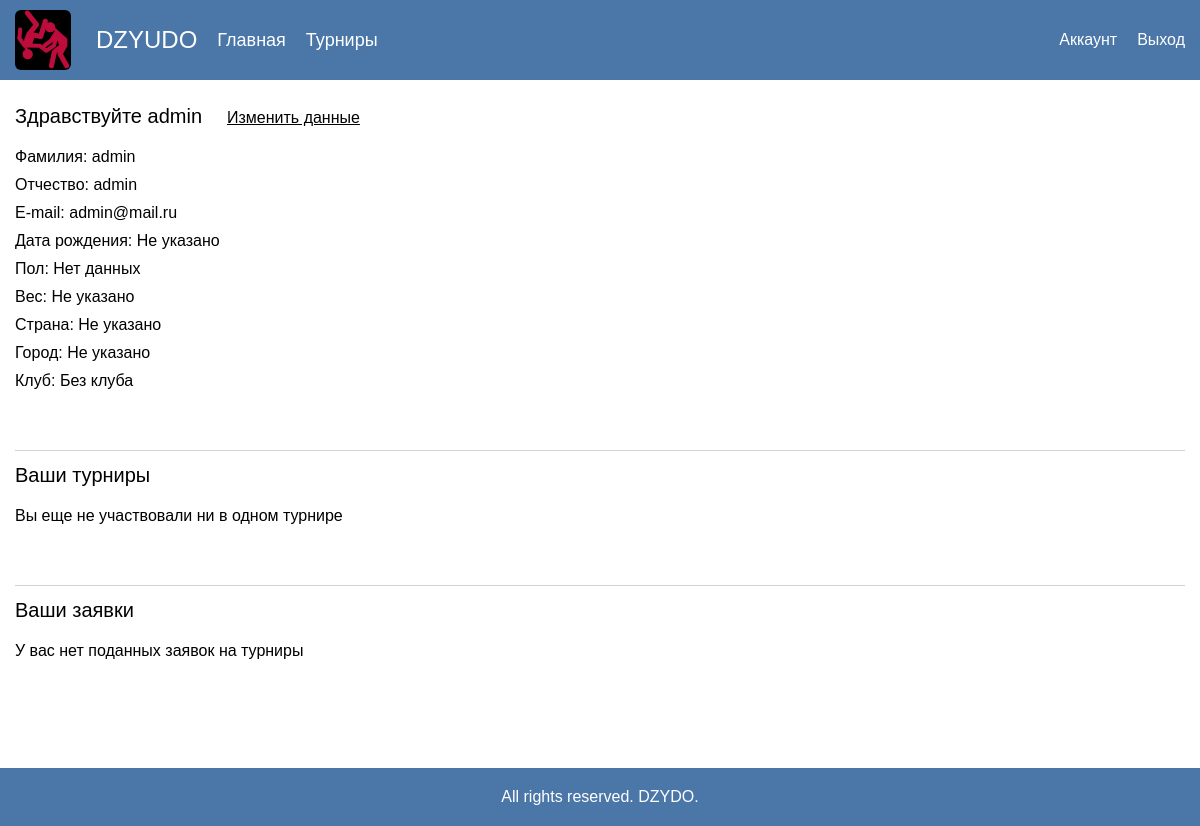
Page /cabinet (signed in) on the committed database.
### tables this page shows
CREATE TABLE `user` (
  `id` int(11) NOT NULL,
  `name` varchar(255) NOT NULL,
  `surname` varchar(255) DEFAULT NULL,
  `patronymic` varchar(255) DEFAULT NULL,
  `country` varchar(255) DEFAULT NULL,
  `city` varchar(255) DEFAULT NULL,
  `email` varchar(255) NOT NULL,
  `data_of_birth` date DEFAULT NULL,
  `sex_id` int(11) NOT NULL,
  `weight` int(11) DEFAULT NULL,
  `club_id` int(11) NOT NULL,
  `role` varchar(255) NOT NULL DEFAULT 'user',
  `password` varchar(255) NOT NULL
);

CREATE TABLE `sex` (
  `id` int(11) NOT NULL,
  `name` varchar(255) DEFAULT NULL
);

CREATE TABLE `club` (
  `id` int(11) NOT NULL,
  `name` varchar(255) NOT NULL
);

### config/routes.php (called while the page is built)
<?php
return array(
    'tournaments/([0-9]+)/matches/([0-9]+)' => 'tournaments/matchView/$1/$2',
    'tournaments/([0-9]+)' => 'tournaments/view/$1',
    'tournaments' => 'tournaments/index',
    'admin/request/delete/([0-9]+)' => 'admin/requestDelete/$1',
    'admin/tournaments/([0-9]+)/matches/edit/([0-9]+)' => 'admin/matchEdit/$1/$2',
    'admin/tournaments/toss/([0-9]+)' => 'admin/toss/$1',
    'admin/tournaments/invite/([0-9]+)/user/([0-9]+)' => 'admin/inviteTry/$1/$2',
    'admin/tournaments/invite/([0-9]+)' => 'admin/invite/$1',
    'admin/tournaments/delete/([0-9]+)' => 'admin/tournamentsDelete/$1',
    'admin/tournaments/edit/([0-9]+)' => 'admin/tournamentsEdit/$1',
    'admin/tournaments/([0-9]+)' => 'admin/tournamentsView/$1',
    'admin/tournaments/add' => 'admin/tournamentsAdd',
    'admin/tournaments' => 'admin/tournaments',
    'admin/users/edit/([0-9]+)' => 'admin/usersEdit/$1',
    'admin/users/([0-9]+)' => 'admin/usersView/$1',
    'admin/users/add' => 'admin/usersAdd',
    'admin/users' => 'admin/users',
    'admin' => 'admin/index',
    'cabinet/edit' => 'cabinet/edit',
    'cabinet' => 'cabinet/index',
    'user/logout' => 'user/logout',
    'user/register' => 'user/register',
    'user/login' => 'user/login',
    '' => 'main/index',
);

### controllers/CabinetController.php (called while the page is built, shortened)
<?php
include_once ROOT.'/models/USER.php';
include_once ROOT . '/models/Tournament.php';
include_once ROOT . '/models/Request.php';
class CabinetController
{
    public function actionIndex(){
        $id = USER::isLogged();
        $userView = USER::getUserView($id);
        $tournaments = Tournament::getTournamentsByIdUser($id);
        $request = Request::getRequestsByIdUser($id);
        include_once("views/cabinet.php");
        return true;
    }
}

### index.php (called while the page is built, shortened)
<?php
require_once (ROOT.'/components/Router.php');
require_once (ROOT.'/components/DB.php');
$router = new Router();
$router -> run();

### models/USER.php (called while the page is built, shortened)
<?php
class USER
{
    public static function isGuest()
    {
        if (!isset($_SESSION['logged_user'])) {
            return true;
        } else {
            return false;
        }
    }
    public static function getUserView($id)
    {
        if ($id) {
            $db = new DB();
            $sql = "SELECT user.name,user.password, user.surname,user.patronymic,user.country,user.city,user.email,user.data_of_birth,sex.name as 'sex_name',user.weight,club.name as 'club_name' FROM user INNER JOIN club INNER JOIN sex ON user.club_id = club.id AND user.sex_id = sex.id WHERE user.id = :id";
            $user = $db->queryObj($sql, [':id' => $id]);
            $vars = get_object_vars($user);
            foreach ($vars as $key => $value) {
                if ($user->$key == NULL) {
                    $user->$key = "Не указано";
                }
            }
            return $user;
        }
    }
}

### components/DB.php (called while the page is built, shortened)
<?php
class DB extends PDO
{
    public  function queryObj($sql, $params)
    {
        $stmt = $this->prepare($sql);
        $stmt->execute($params);
        return $some = $stmt->fetch(PDO::FETCH_OBJ);
    }
    public  function queryAssoc($sql, $params)
    {
        $stmt = $this->prepare($sql);
        $stmt->execute($params);
        return $some = $stmt->fetchAll(PDO::FETCH_ASSOC);
    }
}

### models/Tournament.php (called while the page is built, shortened)
<?php
class Tournament
{
    public static function getTournamentsByIdUser($id)
    {
        if ($id) {
            $db = new DB();
            $sql = "SELECT tournament.id, tournament.name AS 'tournament_name',category.name AS 'category_name',tournament.weight ,tournament.data,result.name AS 'result_name',sex.name as 'sex' FROM tournament INNER JOIN category INNER JOIN tournament_participant INNER JOIN user INNER JOIN result INNER JOIN sex ON tournament.sex_id = sex.id AND user.id = tournament_participant.user_id AND tournament.id = tournament_participant.tournament_id AND category.id = tournament.category_id AND result.id = tournament_participant.result_id WHERE user.id = :user_id";
            return $db->queryAssoc($sql, [':user_id' => $id]);
        }
    }
}

### models/Request.php (called while the page is built, shortened)
<?php
class Request
{
    public static function getRequestsByIdUser($id){
        $db = new DB();
        return $db->queryAssoc("SELECT  tournament.id, tournament.name ,category.name AS 'category_name',tournament.weight ,tournament.data,sex.name as 'sex' FROM user INNER JOIN sex INNER JOIN tournament  INNER JOIN request INNER JOIN category ON user.sex_id = sex.id AND  user.id = request.user_id AND tournament.id = request.tournament_id AND tournament.category_id = category.id WHERE  user.id = :id",[':id'=>$id]);
    }
}

### views/cabinet.php (the view, shortened to what this page needs)
<?php
include_once('header.php');
?>
<div class="cabinet">
    <div class="container">
        <div class="cabinet-content">
            <div class="cabinet-up-wrap">
                <div class="cabinet-title">
                    Здравствуйте <?php echo $userView->name?></div>
                <a href="/cabinet/edit">Изменить данные</a>
            </div>
            <div class="cabinet-info">
                <div class="cabinet-info-row">Фамилия: <?php echo $userView->surname?></div>
                <div class="cabinet-info-row">Отчество: <?php echo $userView->patronymic?></div>
                <div class="cabinet-info-row">E-mail: <?php echo $userView->email?></div>
                <div class="cabinet-info-row">Дата рождения: <?php echo $userView->data_of_birth?></div>
                <div class="cabinet-info-row">Пол: <?php echo $userView->sex_name?></div>
                <div class="cabinet-info-row">Вес: <?php echo $userView->weight?></div>
                <div class="cabinet-info-row">Страна: <?php echo $userView->country?></div>
                <div class="cabinet-info-row">Город: <?php echo $userView->city?></div>
                <div class="cabinet-info-row">Клуб: <?php echo $userView->club_name?></div>
            </div>
            <div class="cabinet-tournaments">
                <div class="cabinet-tournaments-title">Ваши турниры</div>
                <div class="cabinet-tournaments-wrap">
                    <?php if ($tournaments == NULL):?>
                    <div class="cabinet-tournaments-no">Вы еще не участвовали ни в одном турнире</div>
                    <?php endif;?>
                </div>
            </div>
            <div class="cabinet-request">
                <div class="cabinet-tournaments-title">Ваши заявки</div>
                <div class="cabinet-tournaments-wrap">
                    <?php if ($request == NULL):?>
                        <div class="cabinet-tournaments-no">У вас нет поданных заявок на турниры</div>
                    <?php endif;?>
                </div>
            </div>
        </div>
    </div>
</div>
<?php
include_once('footer.php');
?>

### components/Router.php (shortened to what this page needs)
<?php
class Router{
    private $routes;
    public function __construct()
    {
        $routerPath = ROOT.'/config/routes.php';
        $this->routes = include($routerPath);
    }
    private function getURI()
    {
        if (!empty($_SERVER['REQUEST_URI'])){
            return trim( $_SERVER['REQUEST_URI'] , '/');
        }
    }
    public function run()
    {
        $uri = $this->getURI();
        foreach ($this->routes as $uriPattern => $path){
            if (preg_match("~^$uriPattern$~", $uri)) {
                $internalRoute = preg_replace("~^$uriPattern$~",$path,$uri);
                $segments = explode('/', $internalRoute);
                $controllerName = ucfirst(array_shift($segments) . 'Controller');
                $actionName = 'action' . ucfirst(array_shift($segments));
                $parameters = $segments;
                $controllerObject = new $controllerName;
                $result = call_user_func_array(array($controllerObject,$actionName),$parameters);
                if ($result != null) {
                    break;
                }
            }
        }
    }
}

### views/header.php (shortened to what this page needs)
<!doctype html>
<html lang="ru">
<head>
    <link href="/css/style.css" rel="stylesheet" type="text/css">
</head>
<body>
<header>
    <div class="container">
        <div class="header-content">
            <div class="header-content-left">
                <img src="/img/logo.jpg" alt="" class="logo">
                <div class="header-2-name">DZYUDO</div>
                <a href="/" class="header-2-a">Главная</a>
                <a href="/tournaments" class="header-2-a">Турниры</a>
            </div>
            <div class="header-content-right">
                <?php if (USER::isGuest()):?>
                <div class="header-content-right-some"><a href="/user/register">Зарегестрироваться</a></div>
                <div class="header-content-right-some"><a href="/user/login">Вход</a></div>
                <?php else: ?>
                <div class="header-content-right-some"><a href="/cabinet">Аккаунт</a></div>
                <div class="header-content-right-some"><a href="/user/logout">Выход</a></div>
                <?php endif; ?>
            </div>
        </div>
    </div>
</header>

### views/footer.php (shortened to what this page needs)
<footer>
    <div class="container">
    <div class="copyright">All rights reserved. DZYDO. </div>
    </div>
</footer>
</body>
</html>

### css/style.css (style rules this page uses)
* { padding: 0; margin: 0; box-sizing: border-box; font-family: Arial, sans-serif; color: black; }
.container { max-width: 1200px; margin: 0 auto; padding-left: 15px; padding-right: 15px; }
header { background-color: #4a76a8; color: white; padding-top: 10px; padding-bottom: 10px; }
body { min-height: 100vh; }
footer { background-color: #4a76a8; color: white; padding-top: 20px; padding-bottom: 20px; }
.copyright { text-align: center; color: white; }
.header-content { display: flex; justify-content: space-between; align-items: center; }
.logo { width: 56px; border-radius: 6px; margin-right: 25px; }
.header-content-right { display: flex; }
.header-content-right-some>a { text-decoration: none; color: white; }
.header-content-right-some:last-child { margin-left: 20px; }
.header-2-name { font-size: 24px; color: white; }
.header-2-a { margin-left: 20px; color: white; text-decoration: none; font-size: 18px; }
.header-content-left { display: flex; align-items: center; }
.cabinet { padding-top: 25px; padding-bottom: 25px; }
.cabinet-title { font-size: 20px; margin-bottom: 20px; margin-right: 25px; }
.cabinet-info-row { margin-bottom: 10px; }
.cabinet-tournaments { margin-top: 60px; padding-top: 13px; border-top: 1px solid #d2d2d2; }
.cabinet-request { margin-top: 60px; padding-top: 13px; border-top: 1px solid #d2d2d2; }
.cabinet-tournaments-title { font-size: 20px; margin-bottom: 20px; }
.cabinet-up-wrap { display: flex; }
.cabinet-up-wrap>a { padding-top: 4px; }
.cabinet, .tournaments, .viewTourn, .admin-start, .ch0ch, .register, .match, .edit, .inviteTry { min-height: 86vh; }

### rows in the picture
user: name "admin", surname "admin", patronymic "admin", email "admin@mail.ru", data_of_birth "Не указано", sex.name "Нет данных", weight "Не указано", country "Не указано", city "Не указано", club.name "Без клуба"
